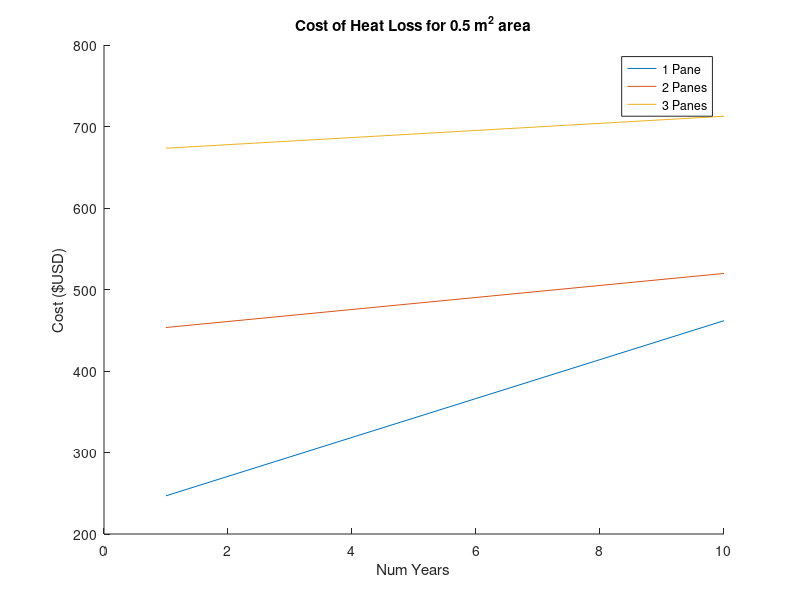
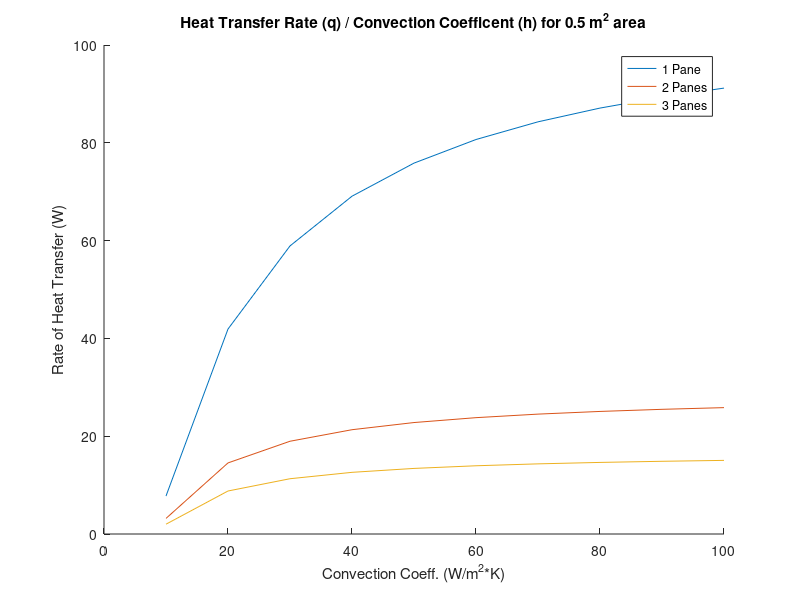
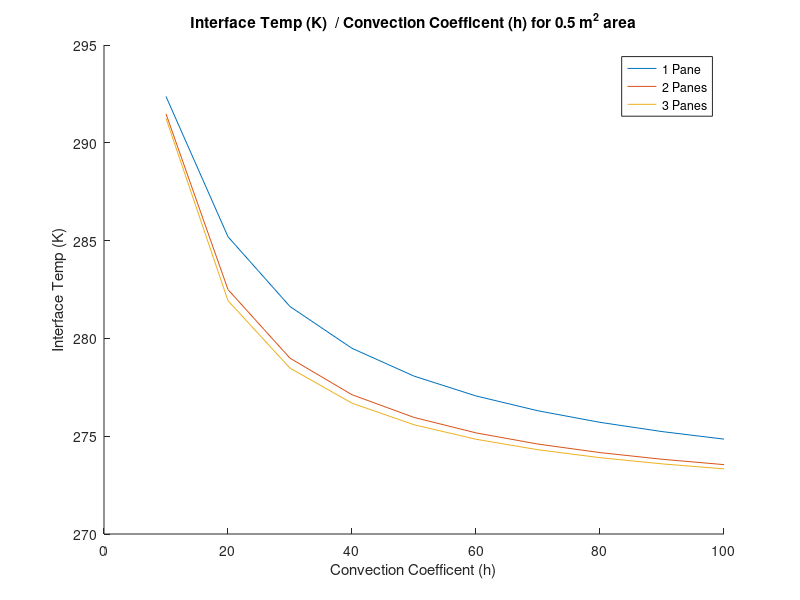
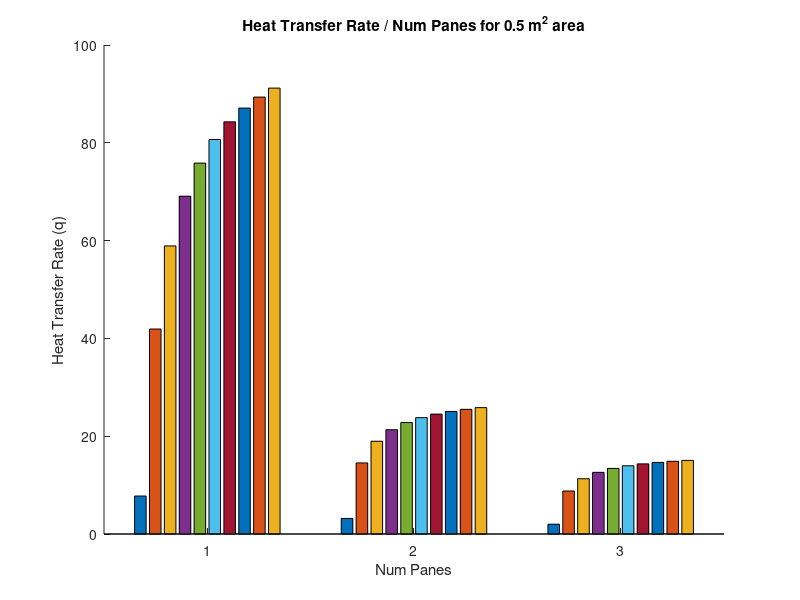

The MATLAB script that drew these images, in order: (Note: this script raises an error after producing the figures.)
% Heat Transfer - Spring 2023 Computational Assignment 1
% Michael Allen, Cullen Hirstius, Hayden Payne
% 2/8/2022

clc; clear;  close all;
format short 

for WINDOW_HEIGHT = 1:3:4 %loops twice, once for .5m^2 and once for 2m^2 (math for window area shown on line 20)
    %constants
    k_glass = 1.4;              %W/(m*k)
    t_glass = 0.007;            %m
    k_air = .0245;              %W/(m*k)
    t_air = 0.007;              %m
    
    T_inside = 21+273;          %°K
    T_outside = -2+273;         %°K
    
    %WINDOW_HEIGHT = 1;          %m
    WINDOW_WIDTH = 2;           %m
    windowArea = WINDOW_WIDTH * WINDOW_HEIGHT / 4;
    
    h_i = 10;                   %W/(m^2*K)
    h_0 = [10:10:100];          %W/(m^2*K) range
    EMISSIVITY = 0.05;  
    ABSORPTIVITY = 0.2; 
    SOLAR_IRRADIATION = 1094.4; %W/m^2
    
    
    
    PANE_PRICE_USD = 223; %$223 per pane installed on window
    HEAT_LOSS_COST = .12; % USD/kWh
    WINTER_DAYS = 30 * 4; % 4 months * 30 days/mo
    YEARS = [1:10];         
    OPERATING_HOURS = YEARS * WINTER_DAYS * 24;
    watts_to_kWh = @(q) q/(1000) * OPERATING_HOURS; %convert W to kW/h
    
    
    
    %Part 1 (testing math)
    
    %LHS
    R_convInside = 1/(h_i*windowArea);
    R_condGlassPane = t_glass / (k_glass*windowArea);
    q_lhs = @(T_int) (T_inside-T_int)/(R_convInside + R_condGlassPane); %W
    
    %RHS
    p1_h0 = h_0(1);
    sigma = 5.67*10^(-8);
    Irradiation_OUTSIDE = ABSORPTIVITY*SOLAR_IRRADIATION*windowArea; 
    R_convOutside = 1/(p1_h0*windowArea);
    q_rhs = @(T_int) -(T_int - T_outside)/(R_convOutside) + (Irradiation_OUTSIDE) - (sigma*EMISSIVITY)*(T_int^4)*windowArea; %W
    
    %Solution p1
    Q = @(T_int) q_lhs(T_int) + q_rhs(T_int) ; %W = 0
    T_int = fsolve(Q, 0);
    %disp(T_int)            %Test case soln
    %disp(q_lhs(T_int))     %Test case soln q
    
    
    %Given N panes and Varying h (nested for loops)
    
    %Constant resistance values across variation
    Irradiation_OUTSIDE = ABSORPTIVITY*SOLAR_IRRADIATION*windowArea; 
    R_convInside = 1/(h_i*windowArea);
    R_condAir = t_air / (k_air*windowArea);
    R_condGlassPane = t_glass / (k_glass*windowArea);
    
    
    %Initalize results vector, which stores definitvie metricies such as T_int,
    %q_total, q_radiation, and q_conv
    resultsVector = zeros(3, length(h_0), 4);
    
    for N = 1:3
        %Calculate resistances of glass and air in series, depending on the
        %number of panes (1-3)
        R_glass = N*R_condGlassPane;
        R_air = (N-1)*R_condAir;
    
    
        for h_outside = 1:length(h_0)
            %Calculate convection resistance given h_outside
            R_convOutside = 1/(h_0(h_outside)*windowArea);
            
            %Define q equations
            q_lhs = @(T_int) (T_inside-T_int)/(R_convInside + R_glass + R_air); %W
            q_rhs = @(T_int) -(T_int - T_outside)/(R_convOutside) + (Irradiation_OUTSIDE) - (sigma*EMISSIVITY)*(T_int^4)*windowArea; %W
            Q = @(T_int) q_lhs(T_int) + q_rhs(T_int) ; %W = 0
    
            %Results
            T_int = fsolve(Q, 0);
            q_total = q_lhs(T_int);
            q_convOutside = @(T_int) -(T_int - T_outside)/R_convOutside;
            q_radLoss = @(T_int) (sigma*EMISSIVITY)*(T_int^4)*windowArea;
           
            %Store results in matrix
            resultsVector(N, h_outside,1) = T_int;
            resultsVector(N, h_outside,2) = q_total;
            resultsVector(N, h_outside,3) = q_convOutside(T_int);
            resultsVector(N, h_outside,4) = q_radLoss(T_int);
        end
    end
    
    %disp(resultsVector)
    
    
    %Cost Analysis
    heatLost = resultsVector(:,4,2);                         %W
    heatLost_cost = watts_to_kWh(heatLost) * HEAT_LOSS_COST; %USD formatted as (NumPanes, Year)
    overallCost = heatLost_cost;                            
    
    %add window pane price to each respective row
    for i = 1:3
        for j = 1:10
            overallCost(i,j) = heatLost_cost(i,j) + PANE_PRICE_USD*i;
        end
    end
    
    figure('Name', 'Cost over 10 years')  %initalize first figure
    hold on
    title(sprintf('Cost of Heat Loss for %.1f m^2 area', windowArea));
    xlabel('Num Years')
    ylabel('Cost ($USD)')
    plot(YEARS, overallCost);
    legend('1 Pane', '2 Panes', '3 Panes');
    hold off
    
    
    %Heat Transfer Rate (q) / convection coefficent
    heatTransferRate = resultsVector(:,:,2);
    
    figure('Name', 'Heat Transfer Rate (q) / Convection Coefficent (h)')  %initalize first figure
    hold on
    title(sprintf('Heat Transfer Rate (q) / Convection Coefficent (h) for %.1f m^2 area', windowArea));
    xlabel('Convection Coeff. (W/m^2*K)');
    ylabel('Rate of Heat Transfer (W)');
    plot(h_0, heatTransferRate);
    legend('1 Pane', '2 Panes', '3 Panes');
    hold off
    
    
    %Interface Temp / convection coefficent 
    interfaceTemp = resultsVector(:,:,1);
    
    figure('Name', 'Interface Temp (K) / Convection Coefficent (h)')  %initalize first figure
    hold on
    title(sprintf('Interface Temp (K)  / Convection Coefficent (h) for %.1f m^2 area', windowArea));
    xlabel('Convection Coefficent (h)');
    ylabel('Interface Temp (K)');
    plot(h_0, interfaceTemp);
    legend('1 Pane', '2 Panes', '3 Panes');
    hold off
    
    
    
    %Heat Transfer / Num panes
    heatTransferRate = resultsVector(:,:,2);
    
    figure('Name', 'Heat Transfer Rate / Num Panes')  %initalize first figure
    hold on
    title(sprintf('Heat Transfer Rate / Num Panes for %.1f m^2 area', windowArea));
    xlabel('Num Panes');
    xticks([1 2 3]);
    ylabel('Heat Transfer Rate (q)');
    bar([1:3], heatTransferRate);
    legendStrings = "h = " + string(h_0);
    legend(legendStrings);
    hold off
    
    
    %Convection / Radiation Cost
    % ratio related to each entry in results 
    q_convOutside = resultsVector(:,:,3);
    q_radLoss = resultsVector(:,:,4);
    
    convection_to_radiation_ratio = zeros(3, length(h_0), 1);
    
    for N = 1:3
        for h_outside = 1:length(h_0)
            convection_to_radiation_ratio(N, h_outside,1) = abs(q_convOutside(N, h_outside) / q_radLoss(N, h_outside));
        end
    end
    
    figure('Name', 'Ratio of Convective (q_h) to Radiation (q_r) Losses')  %initalize first figure
    hold on
    bar3([1 2 3], convection_to_radiation_ratio);
    xlabel('Convection Coefficent (*10 W/m^2*K)');
    yticks([1 2 3]);
    ylabel('Num Panes');
    zlabel('Ratio (q_h / q_r)')
    view([225 40]);
    title(sprintf('Ratio of Convective (q_h) to Radiation (q_r) Losses for %.1f m^2 area', windowArea));
    %s = pcolor(h_0, [1:3], convection_to_radiation_ratio);
    hold off
end









